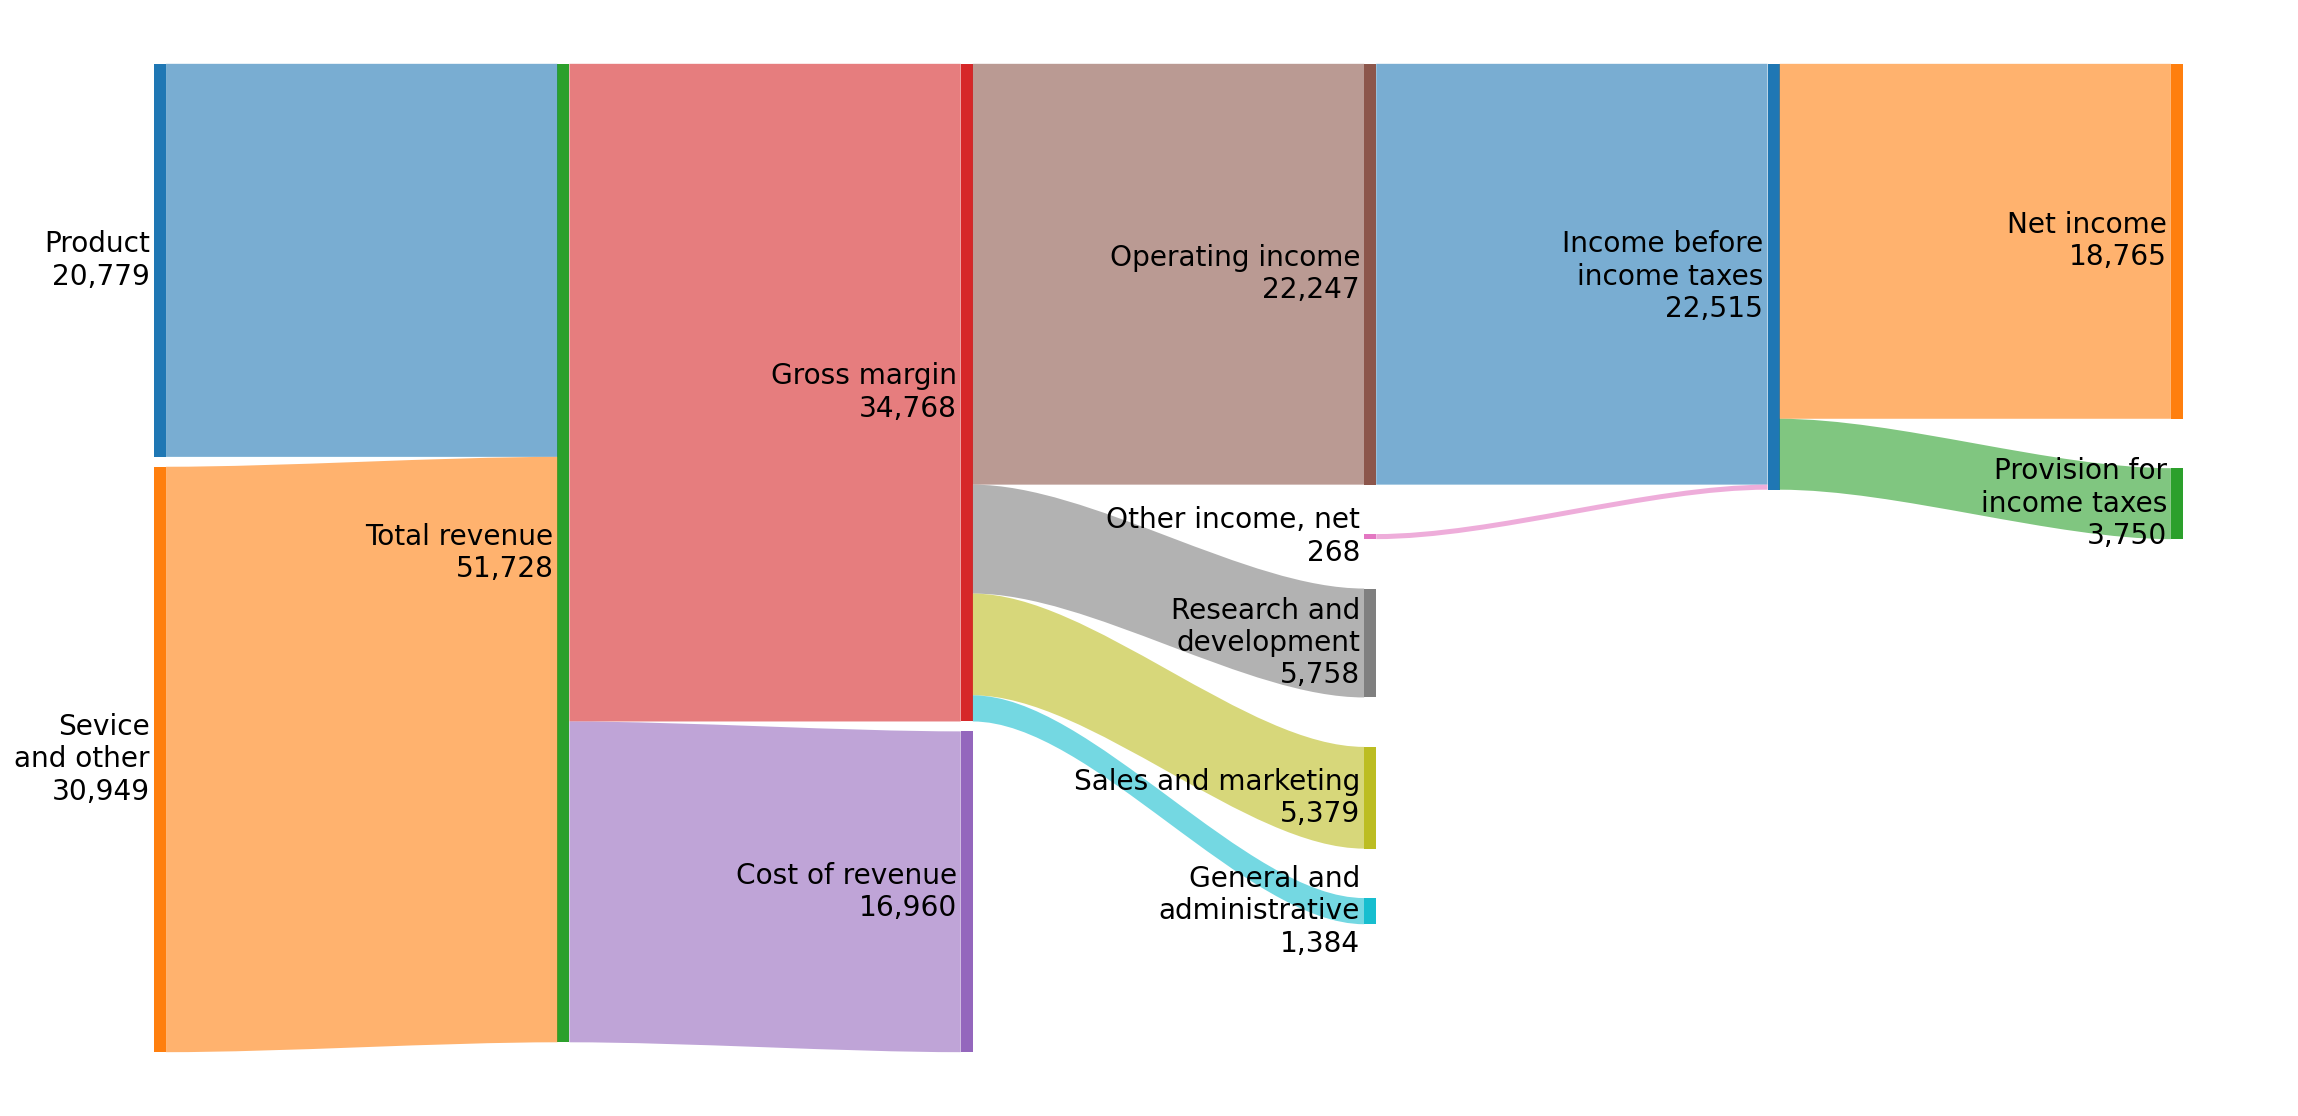

This chart was generated by the following Python code:
from sankeyflow import Sankey
import matplotlib.pyplot as plt

plt.figure(figsize=(20, 10), dpi=144)
nodes = [
    [('Product', 20779), ('Sevice\nand other', 30949)],
    [('Total revenue', 51728)],
    [('Gross margin', 34768), ('Cost of revenue', 16960)],
    [('Operating income', 22247), ('Other income, net', 268), ('Research and\ndevelopment', 5758), ('Sales and marketing', 5379), ('General and\nadministrative', 1384)],
    [('Income before\nincome taxes', 22515)],
    [('Net income', 18765), ('Provision for\nincome taxes', 3750)]
]
flows = [
    ('Product', 'Total revenue', 20779, {'flow_color_mode': 'source'}),
    ('Sevice\nand other', 'Total revenue', 30949, {'flow_color_mode': 'source'}),
    ('Total revenue', 'Gross margin', 34768),
    ('Total revenue', 'Cost of revenue', 16960),
    ('Gross margin', 'Operating income', 22247),
    ('Gross margin', 'Research and\ndevelopment', 5758), 
    ('Gross margin', 'Sales and marketing', 5379), 
    ('Gross margin', 'General and\nadministrative', 1384),
    ('Operating income', 'Income before\nincome taxes', 22247),
    ('Other income, net', 'Income before\nincome taxes', 268, {'flow_color_mode': 'source'}),
    ('Income before\nincome taxes', 'Net income', 18765), 
    ('Income before\nincome taxes', 'Provision for\nincome taxes', 3750),
]

s = Sankey(
    flows=flows,
    nodes=nodes,
)
s.draw()
plt.show()
